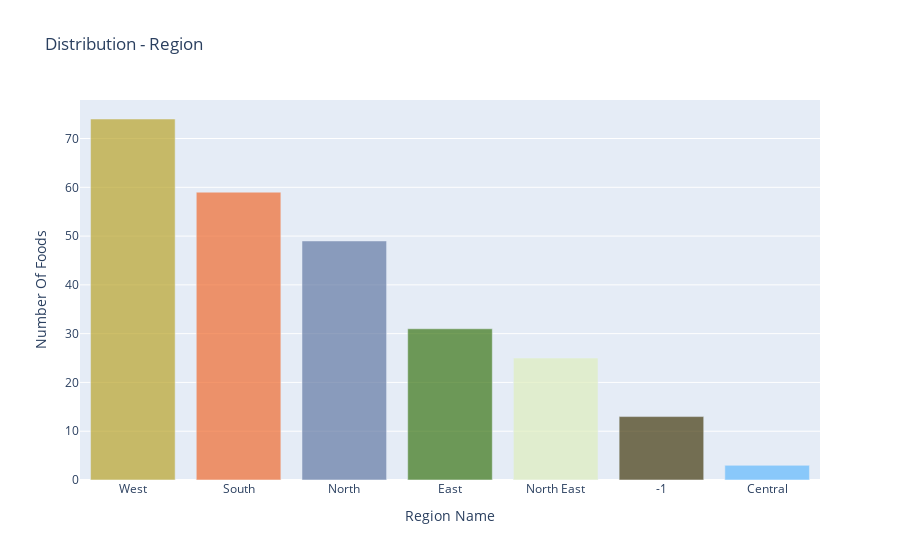

The code cell stored with this chart in its notebook:
### Markdown cell above
# Distribution Of Region

### Code cell
trace1 = go.Bar(x=data.region.value_counts().index
          ,y=data.region.value_counts().values
          ,marker=dict(color=random_color(len(data.region.value_counts())))
          )

layout = go.Layout(title="Distribution - Region",
                   xaxis=dict(title="Region Name")
                  ,yaxis=dict(title="Number Of Foods"))


figure = go.Figure(data=trace1,layout=layout)
iplot(figure)

### Figure 1 — Plotly figure (JSON) as saved in the notebook; plotly's stock layout.template omitted (floating-point values rounded to 4 significant figures)
{"data": [{"marker": {"color": ["rgba(186,164,44,0.7)", "rgba(240,108,47,0.7)", "rgba(99,121,164,0.7)", "rgba(57,117,21,0.7)", "rgba(223,238,190,0.7)", "rgba(68,58,14,0.7)", "rgba(99,185,253,0.7)"]}, "type": "bar", "x": ["West", "South", "North", "East", "North East", "-1", "Central"], "y": [74, 59, 49, 31, 25, 13, 3]}], "layout": {"title": {"text": "Distribution - Region"}, "xaxis": {"title": {"text": "Region Name"}}, "yaxis": {"title": {"text": "Number Of Foods"}}}}
